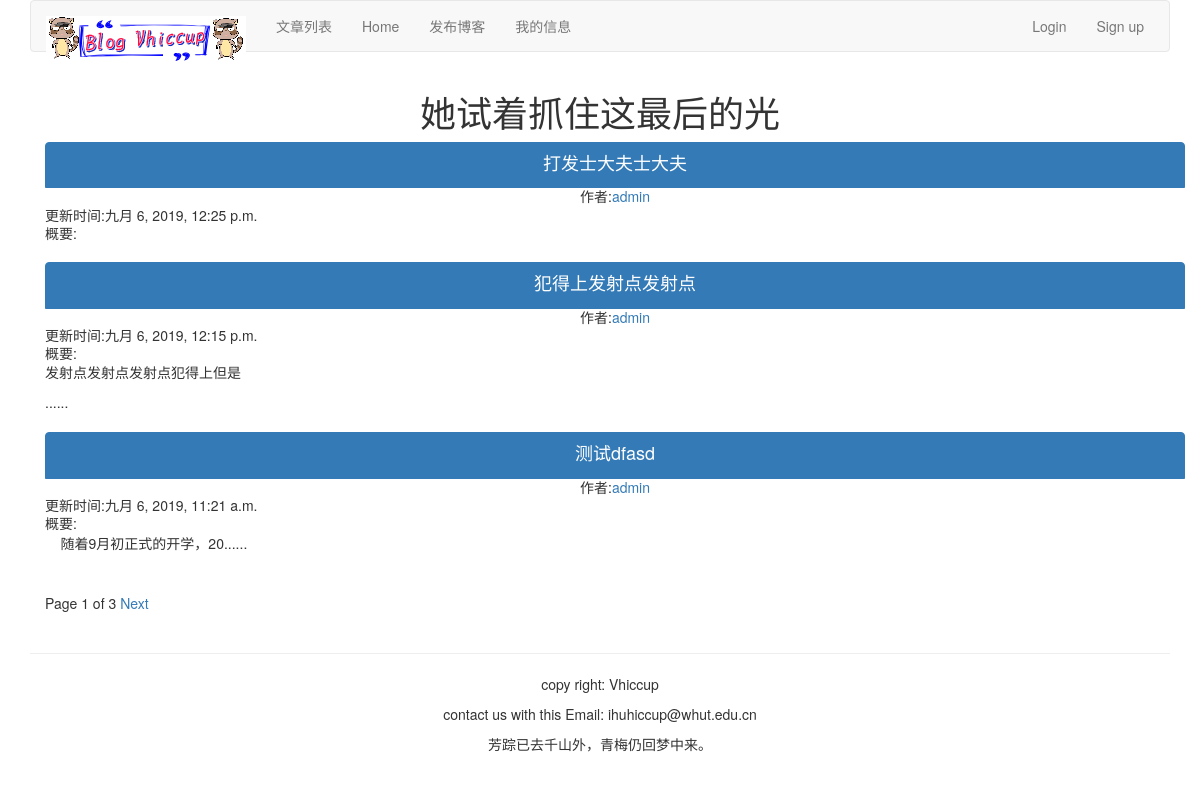
The page /article/list-article-titles/ on the database its author committed.
### article/models.py (models this page shows, shortened)
class ArticlePost(models.Model):
    author = models.ForeignKey(User,on_delete=models.CASCADE,related_name="article")
    title = models.CharField(max_length=200)
    slug = models.SlugField(max_length=500)
    column = models.ForeignKey(ArticleColumn,on_delete=models.CASCADE,related_name="article_column")
    body = RichTextUploadingField(blank=True,null=True,verbose_name="内容")
    user_like=models.ManyToManyField(User,related_name='articles_likes',blank=True)
    user_dislike=models.ManyToManyField(User,related_name='articles_dislikes',blank=True)
    created = models.DateTimeField(default=timezone.now)
    updated = models.DateTimeField(auto_now=True)
    class Meta:
        ordering = ('-updated',)
        index_together=(('id','slug'),)
    def get_url_path(self):
        return reverse("article:article_content",args=[self.id,self.slug])

### article/list_views.py (the view)
# urls.py: path('list-article-titles/', list_views.article_titles, name="article_titles"),
def article_titles(request,username=None):
    if username:
        user_author=User.objects.get(username=username)
        articles_title = ArticlePost.objects.filter(author=user_author)
        try:
            authorinfo=user_author.userinfo
        except:
            authorinfo=None
    else:
        articles_title = ArticlePost.objects.all()
    paginator = Paginator(articles_title, 3)
    page = request.GET.get('page')
    try:
        current_page = paginator.page(page)
        articles = current_page.object_list
    except PageNotAnInteger:
        current_page = paginator.page(1)
        articles = current_page.object_list
    except EmptyPage:
        current_page = paginator.page(paginator.num_pages)
        articles = current_page.object_list
    if username:
        return render(request, "article/list/author_articles.html",{"articles":articles,"page":current_page,"authorinfo":authorinfo,"user_author":user_author})
    else:
        return render(request, "article/list/article_titles.html", {"articles":articles, "page": current_page})

### article/templatetags/my_tags.py (called while the page is built)
@register.filter(name='movespace')
def mymovespace(value):
    return value.replace(' ','')

### templates/article/list/article_titles.html (shortened to what this page needs)
{% extends "base.html" %}
{% load my_tags %}
{% block content %}
<div class="row text-center vertical-middle-sm">
    <h1>她试着抓住这最后的光</h1>
</div>
<div class="container">
    {% for article in articles %}
    <div class="list-group">
        <a href="{{article.get_url_path}}" class="list-group-item active">
            <h4 class="list-group-item-heading" align="center">{{article.title}}</h4>
        </a>
        <p class="list-group-item-text" align="center">作者:<a href="{% url 'article:author_articles' article.author.username %}">{{article.author.username}}</a></p>
        <p class="list-group-item-text" align="left">更新时间:{{article.updated}}</p>
        <p class="list-group-item-text" align="left">概要:{{article.body|movespace |safe|slice:'40'}}......</p>
    </div>
    {% endfor %}
{% include "paginator.html" %}
</div>
{% endblock %}

### rows shown on the page
ArticlePost: title "打发士大夫士大夫", author.username "admin", updated "九月 6, 2019, 12:25 p.m."
ArticlePost: title "犯得上发射点发射点", author.username "admin", updated "九月 6, 2019, 12:15 p.m.", body|movespace "发射点发射点发射点犯得上但是"
ArticlePost: title "测试dfasd", author.username "admin", updated "九月 6, 2019, 11:21 a.m.", body|movespace "随着9月初正式的开学，20"

### other values the page prints
{{ page.number }} "1"
{{ page.paginator.num_pages }} "3"
